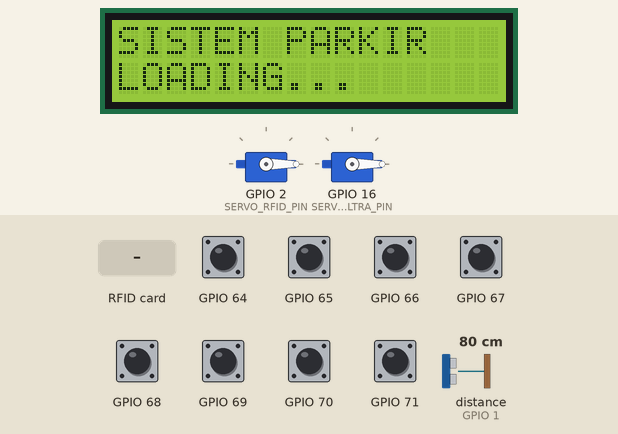
Simulated run of this sketch. Board: ESP8266 (NodeMCU). On the bench: 16×2 character LCD, 2 × servo. Wiring (inferred from the names in the program): ultrasonic range finder: trigger GPIO 3; echo GPIO 1. The test bench sets the inputs (shaded band); at power-on: GPIO 64–71 HIGH, distance to the obstacle (sensor on GPIO 1) 80 cm. The echo pulse lasts 58.3 µs per cm.

Above: at 0.7 s.
At 3.3 s:
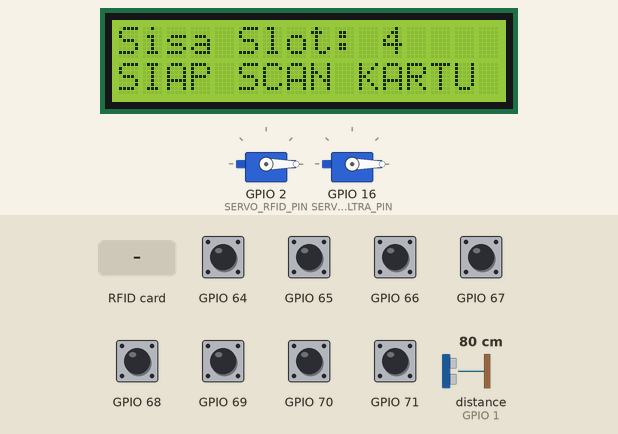
3.4 s: distance to the obstacle (sensor on GPIO 1) set to 12 cm
6.3 s: distance to the obstacle (sensor on GPIO 1) set to 9 cm
At 7.0 s:
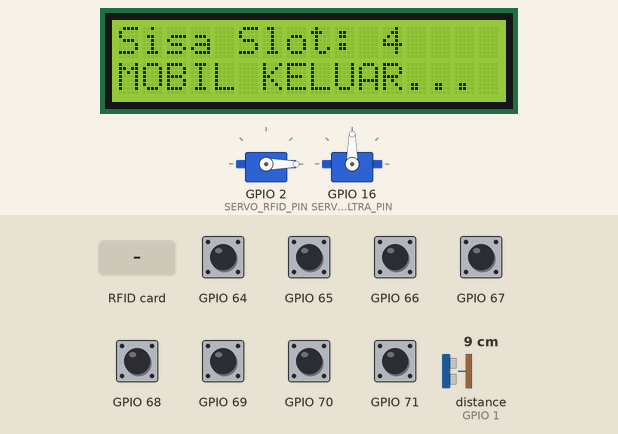
10.8 s: GPIO 64 pulled LOW for 1 s
At 11.63 s:
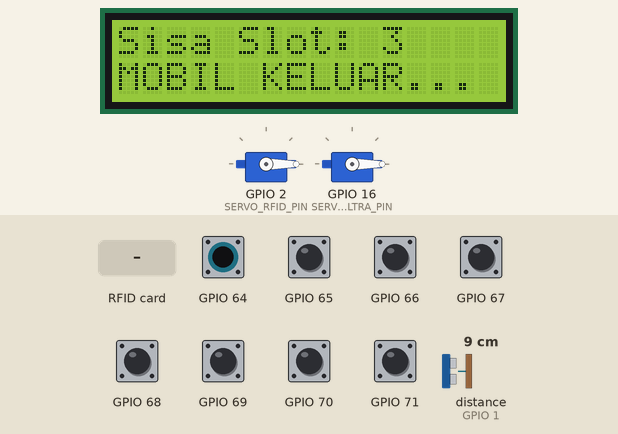
13.3 s: distance to the obstacle (sensor on GPIO 1) set to 2 cm
15.9 s: GPIO 65 pulled LOW for 0.15 s
At 16.04 s:
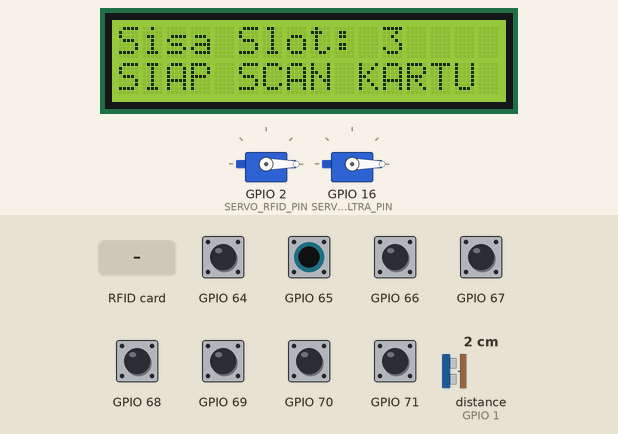
17.5 s: RFID card 5E 7A 19 C4 held to the reader
At 18.5 s:
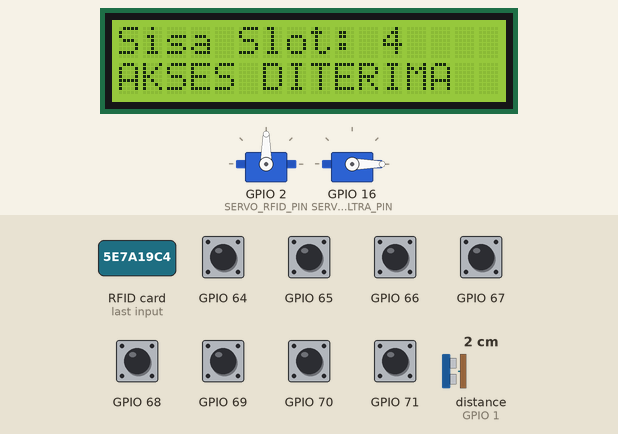
Timing chart, 0 to 23.1 s (numbered marks = the images above; inputs shaded):
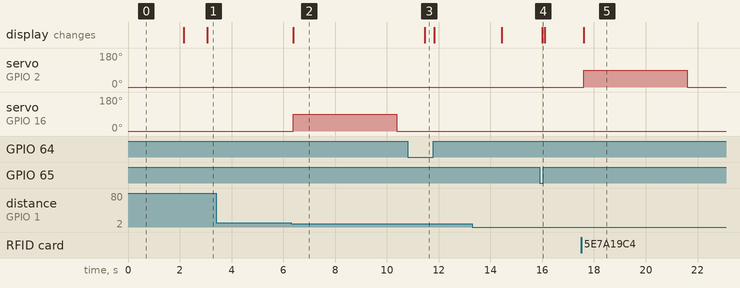

Measured:
- the behaviour switches between 11 and 10 cm on distance to the obstacle (sensor on GPIO 1) (found by bisection; images 1 and 2)
- after the input at 3.4 s, every drawn part: stays the same
- after the input at 6.3 s, servo on GPIO 16 (SERVO_ULTRA_PIN): 0° → 90° after 0.09 s, → 0° 4.0 s later; the display: changes after 0.09 s (image 2)
- after the input at 10.8 s, the display: changes after 0.66 s (image 3)
- after the input at 15.9 s, the display: changes after 0.09 s (image 4)
- after the input at 17.5 s, servo on GPIO 2 (SERVO_RFID_PIN): 0° → 90° after 0.10 s, → 0° 4.0 s later; the display: changes after 0.10 s (image 5)

The sketch:

SistemParkir.ino
```cpp
#include <Wire.h>
#include <SPI.h>
#include <MFRC522.h>
#include <Servo.h>
#include <PCF8574.h>
#include <LiquidCrystal_I2C.h>

// --- KONFIGURASI PIN ---
#define SS_PIN  15  // D8
#define RST_PIN 0   // D3
#define SERVO_RFID_PIN 2   // D4 (Pintu Masuk)
#define SERVO_ULTRA_PIN 16 // D0 (Pintu Keluar)
#define TRIG_PIN 3  // RX (Hati-hati, cabut saat upload)
#define ECHO_PIN 1  // TX (Hati-hati, cabut saat upload)

// --- INISIALISASI OBJEK ---
PCF8574 pcf8574(0x20);
LiquidCrystal_I2C lcd(0x27, 16, 2);
MFRC522 rfid(SS_PIN, RST_PIN);
Servo servoRFID, servoUltra;

// --- VARIABEL GLOBAL ---
unsigned long lastActionTime = 0;
const int jedaAksi = 5000; // Jeda antar gerakan pintu (5 detik)

void setup() {
  // Gunakan Wire.begin(SDA, SCL) sesuai pin NodeMCU kamu
  Wire.begin(4, 5);

  lcd.init();
  lcd.backlight();
  lcd.setCursor(0,0);
  lcd.print("SISTEM PARKIR");
  lcd.setCursor(0,1);
  lcd.print("LOADING...");

  // Inisialisasi SPI dan RFID
  SPI.begin();
  rfid.PCD_Init();

  // Inisialisasi PCF8574 (Sensor Infrared)
  pcf8574.begin();

  // Inisialisasi Ultrasonik
  pinMode(TRIG_PIN, OUTPUT);
  pinMode(ECHO_PIN, INPUT);

  // --- REVISI POSISI AWAL SERVO (TUTUP = 0 DERAJAT) ---
  servoRFID.attach(SERVO_RFID_PIN);
  servoRFID.write(0); // Posisi awal menutup (datar)
  delay(500);
  servoRFID.detach();

  servoUltra.attach(SERVO_ULTRA_PIN);
  servoUltra.write(0); // Posisi awal menutup (datar)
  delay(500);
  servoUltra.detach();

  delay(1000);
  lcd.clear();
}

void loop() {
  // --- AUTO-RECOVER RFID (Jika komunikasi macet) ---
  if (rfid.PCD_ReadRegister(rfid.VersionReg) == 0x00 || rfid.PCD_ReadRegister(rfid.VersionReg) == 0xFF) {
    rfid.PCD_Init();
  }

  // --- 1. CEK SISA SLOT (INFRARED via PCF8574) ---
  int val = pcf8574.read8();
  int terisi = 0;
  for (int i = 0; i < 4; i++) {
    if (bitRead(val, i) == LOW) terisi++; // Sensor IR aktif LOW
  }
  int sisaParkir = 4 - terisi;

  lcd.setCursor(0, 0);
  lcd.print("Sisa Slot: ");
  lcd.print(sisaParkir);
  lcd.print("   ");

  // --- 2. LOGIKA RFID (PINTU MASUK - SEMUA KARTU DITERIMA) ---
  if (rfid.PICC_IsNewCardPresent() && rfid.PICC_ReadCardSerial()) {
    if (millis() - lastActionTime > jedaAksi) {
      if (sisaParkir > 0) {
        lcd.setCursor(0, 1);
        lcd.print("AKSES DITERIMA ");
        gerakkanServo(servoRFID, SERVO_RFID_PIN); // Panggil fungsi gerak
        lastActionTime = millis();
      } else {
        lcd.setCursor(0, 1);
        lcd.print("PARKIR PENUH!  ");
        delay(2000);
      }
    }
    // Tanpa PICC_HaltA agar bisa ditap terus menerus
  }

  // --- 3. LOGIKA ULTRASONIK (PINTU KELUAR) ---
  int jarak = bacaJarak();
  if (jarak > 1 && jarak < 10) { // Jika ada mobil jarak 2-10cm
    if (millis() - lastActionTime > jedaAksi) {
      lcd.setCursor(0, 1);
      lcd.print("MOBIL KELUAR...");
      gerakkanServo(servoUltra, SERVO_ULTRA_PIN); // Panggil fungsi gerak
      lastActionTime = millis();
    }
  }

  // Tampilan Standby jika tidak ada aksi
  if (millis() - lastActionTime > 3000) {
    lcd.setCursor(0, 1);
    lcd.print("SIAP SCAN KARTU");
  }

  delay(50); // Loop cepat agar responsif
}

// --- REVISI FUNGSI GERAK SERVO (0 ke 90 derajat) ---
void gerakkanServo(Servo &s, int pin) {
  s.attach(pin);      // Hubungkan sinyal

  // 1. MEMBUKA (Naik ke 90 derajat)
  s.write(90);
  delay(1000);        // Waktu untuk servo bergerak naik

  // 2. TAHAN (Mobil lewat)
  delay(3000);

  // 3. MENUTUP (Turun kembali ke 0 derajat)
  s.write(0);
  delay(1000);        // Waktu untuk servo bergerak turun

  s.detach();         // Putus sinyal agar servo tidak bergetar/panas
}

// --- FUNGSI BACA JARAK ---
int bacaJarak() {
  digitalWrite(TRIG_PIN, LOW);
  delayMicroseconds(2);
  digitalWrite(TRIG_PIN, HIGH);
  delayMicroseconds(10);
  digitalWrite(TRIG_PIN, LOW);

  long durasi = pulseIn(ECHO_PIN, HIGH, 25000); // Timeout 25ms
  if (durasi <= 0) return 999;
  return durasi * 0.034 / 2;
}
```
